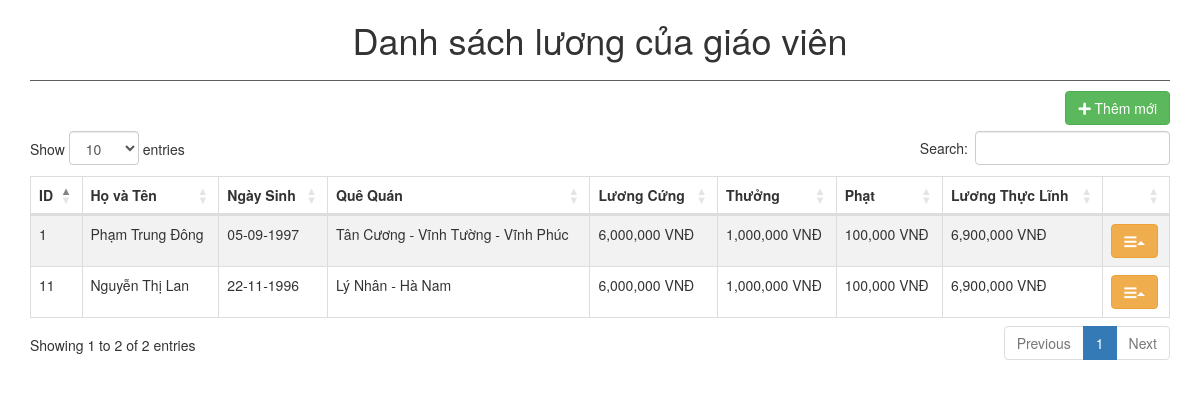
Before: / with the older database file.
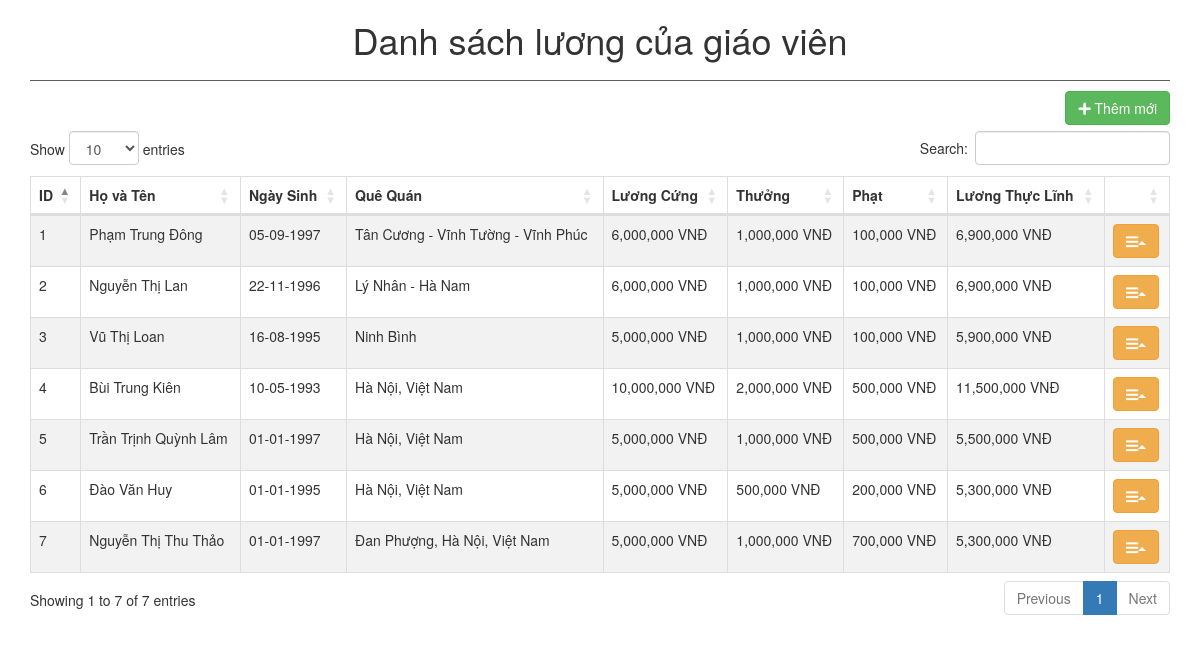
After: the same page with the newer database file.
### tables this page shows
CREATE TABLE `tblcbgv` (
  `cbgv_id` int(11) NOT NULL,
  `cbgv_name` varchar(30) NOT NULL,
  `cbgv_birthday` date NOT NULL,
  `cbgv_address` varchar(300) NOT NULL,
  `cbgv_luongcung` double NOT NULL,
  `cbgv_luongthuong` double NOT NULL,
  `cbgv_luongphat` double NOT NULL,
  `cbgv_luonglinhthuc` double NOT NULL
);

### index.php (called while the page is built)
<?php
	include "model/method.php";
	$controller = isset($_GET["controller"])?$_GET["controller"]:"";
	if($controller != ""){
		$controller = "controller/controller_$controller.php";
	}
	else{
		$controller = "controller/controller_cbgv.php";
	}
	include "view/master.php";
 ?>

### controller/controller_cbgv.php (called while the page is built, shortened)
<?php
	class Controller_CBGV{
		public function __construct(){
			$this->model= new Method();
			$list=$this->model->get_list();
			include "view/view_cbgv.php";
		}
	}
	new Controller_CBGV();
?>

### config/config.php (called while the page is built)
<?php
class Config
{
	function connect()
	{
		$hostname = "localhost";
		$user = "root";
		$password = "";
		$database = "db_cbgv";
		$db = mysqli_connect($hostname,$user,$password,$database) or die("Kết nối thất bại!");
		mysqli_set_charset($db,"UTF8");
		return $db;
	}
}
?>

### model/method.php (called while the page is built, shortened)
<?php
include "config/config.php";
class Method extends CBGV
{
	public function get_list(){
		$db = new Config();
		$sql="SELECT * FROM tblcbgv";
		$result = mysqli_query($db->connect(),$sql);
		$arr = array();
		while($rows = mysqli_fetch_object($result))
			$arr[] = $rows;
		return $arr;
	}
}
?>

### view/view_cbgv.php (the view, shortened to what this page needs)
<h1>Danh sách lương của giáo viên</h1>
<div class="button">
	<a href="them-can-bo-giao-vien.html" class="btn btn-success btn-md"> <i class="fa fa-plus"></i> Thêm mới</a>
</div>
<br/><br/>
<table id="listcbgv" class="table table-striped table-bordered" style="width:100%">
	<thead>
		<tr>
			<th>ID</th>
			<th>Họ và Tên</th>
			<th>Ngày Sinh</th>
			<th>Quê Quán</th>
			<th>Lương Cứng</th>
			<th>Thưởng</th>
			<th>Phạt</th>
			<th>Lương Thực Lĩnh</th>
			<th></th>
		</tr>
	</thead>
	<tbody>
		<?php foreach ($list as $cbgv) {
			?>
			<tr>
				<td><?php echo $cbgv->cbgv_id; ?></td>
				<td><?php echo $cbgv->cbgv_name; ?></td>
				<td><?php echo date("d-m-Y", strtotime($cbgv->cbgv_birthday)); ?></td>
				<td><?php echo $cbgv->cbgv_address; ?></td>
				<td><?php echo number_format($cbgv->cbgv_luongcung);?> VNĐ</td>
				<td><?php echo number_format($cbgv->cbgv_luongthuong); ?> VNĐ</td>
				<td><?php echo number_format($cbgv->cbgv_luongphat);?> VNĐ</td>
				<td><?php echo number_format($cbgv->cbgv_luonglinhthuc);?> VNĐ</td>
				<td class="center">
					<div class="btn-group dropup">
						<button data-toggle="dropdown" class="btn btn-warning dropdown-toggle" type="button"><i class="fa fa-bars m-r-5"></i><span class="caret"></span></button>
					</div>
				</td>
			</tr>
		<?php } ?>
	</tbody>
</table>

### view/master.php (shortened to what this page needs)
<!DOCTYPE html>
<html lang="en">
<head>
	<link rel="stylesheet" href="https://maxcdn.bootstrapcdn.com/bootstrap/3.3.7/css/bootstrap.min.css" type="text/css">
	<link rel="stylesheet" href="https://use.fontawesome.com/releases/v5.8.1/css/all.css">
	<link rel="stylesheet" type="text/css" href="https://cdn.datatables.net/1.10.18/css/dataTables.bootstrap4.css"/>
	<link rel="stylesheet" href="public/css/styles.css">
</head>
<body>
	<div class="container">
		<?php
		if(file_exists($controller))
			include $controller;
		?>
	</div>
</body>
</html>

### public/css/styles.css (style rules this page uses)
.container h1 { text-align: center; margin-bottom: 10px; padding-bottom: 20px; border-bottom: 1px solid #605D5D; }
.button { float: right; }

Changed rows visible on the page:
removed tblcbgv: cbgv_id "11", cbgv_name "Nguyễn Thị Lan", cbgv_birthday "22-11-1996", cbgv_address "Lý Nhân - Hà Nam", cbgv_luongcung "6,000,000", cbgv_luongthuong "1,000,000", cbgv_luongphat "100,000", cbgv_luonglinhthuc "6,900,000"
added tblcbgv: cbgv_id "2", cbgv_name "Nguyễn Thị Lan", cbgv_birthday "22-11-1996", cbgv_address "Lý Nhân - Hà Nam", cbgv_luongcung "6,000,000", cbgv_luongthuong "1,000,000", cbgv_luongphat "100,000", cbgv_luonglinhthuc "6,900,000"
added tblcbgv: cbgv_id "3", cbgv_name "Vũ Thị Loan", cbgv_birthday "16-08-1995", cbgv_address "Ninh Bình", cbgv_luongcung "5,000,000", cbgv_luongthuong "1,000,000", cbgv_luongphat "100,000", cbgv_luonglinhthuc "5,900,000"
added tblcbgv: cbgv_id "4", cbgv_name "Bùi Trung Kiên", cbgv_birthday "10-05-1993", cbgv_address "Hà Nội, Việt Nam", cbgv_luongcung "10,000,000", cbgv_luongthuong "2,000,000", cbgv_luongphat "500,000", cbgv_luonglinhthuc "11,500,000"
added tblcbgv: cbgv_id "5", cbgv_name "Trần Trịnh Quỳnh Lâm", cbgv_birthday "01-01-1997", cbgv_address "Hà Nội, Việt Nam", cbgv_luongcung "5,000,000", cbgv_luongthuong "1,000,000", cbgv_luongphat "500,000", cbgv_luonglinhthuc "5,500,000"
added tblcbgv: cbgv_id "6", cbgv_name "Đào Văn Huy", cbgv_birthday "01-01-1995", cbgv_address "Hà Nội, Việt Nam", cbgv_luongcung "5,000,000", cbgv_luongthuong "500,000", cbgv_luongphat "200,000", cbgv_luonglinhthuc "5,300,000"
added tblcbgv: cbgv_id "7", cbgv_name "Nguyễn Thị Thu Thảo", cbgv_birthday "01-01-1997", cbgv_address "Đan Phượng, Hà Nội, Việt Nam", cbgv_luongcung "5,000,000", cbgv_luongthuong "1,000,000", cbgv_luongphat "700,000", cbgv_luonglinhthuc "5,300,000"
Other visible differences:
text written by a page script: "Show entries Search: Showing 1 to 2 of 2 entries Previous 1 Next" → "Show entries Search: Showing 1 to 7 of 7 entries Previous 1 Next"
